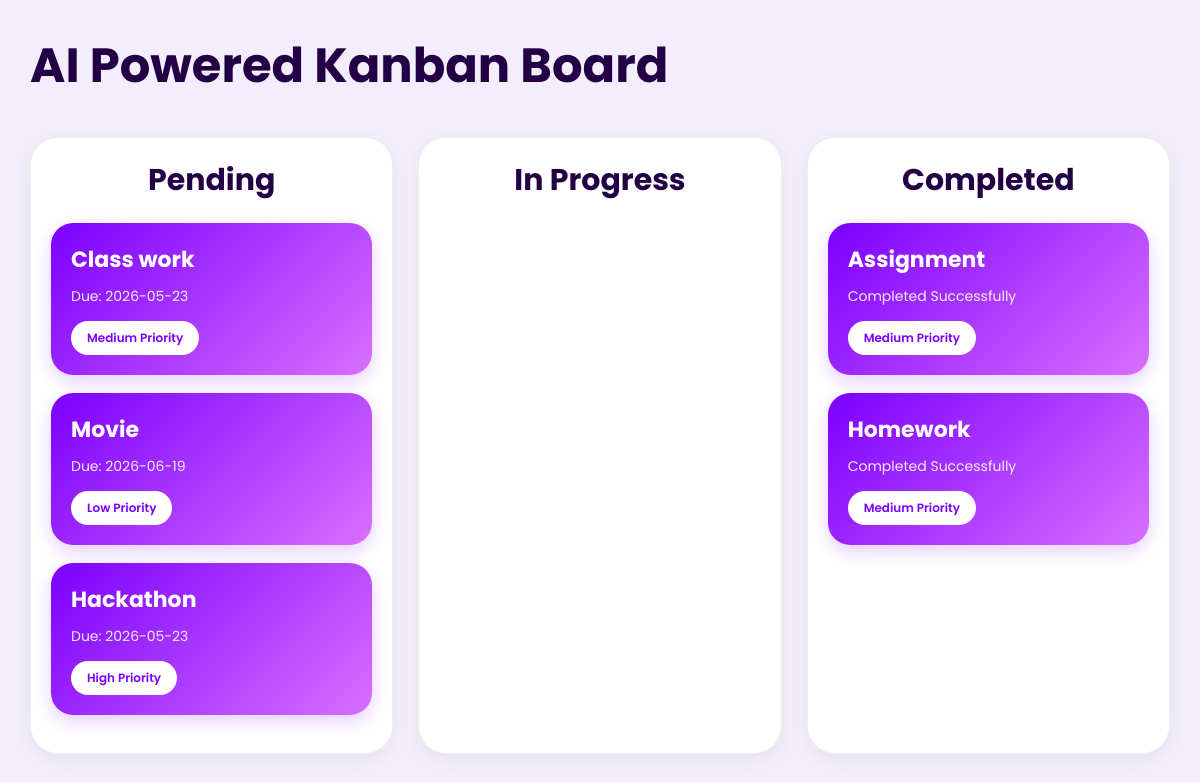
/kanban (signed in), run on the app's committed database.
### tables this page shows
CREATE TABLE tasks (

        id INTEGER PRIMARY KEY AUTOINCREMENT,

        task_name TEXT NOT NULL,

        due_date TEXT,

        status TEXT DEFAULT 'Pending',

        priority TEXT DEFAULT 'Medium',

        stage TEXT DEFAULT 'Pending'

    );

### app.py (the view)
@app.route('/kanban')
def kanban():
    if 'user' not in session:
        return redirect('/')
    conn = sqlite3.connect('database.db')
    cursor = conn.cursor()
    cursor.execute(
        "SELECT * FROM tasks WHERE stage='Pending'"
    )
    pending_tasks = cursor.fetchall()
    cursor.execute(
        "SELECT * FROM tasks WHERE stage='In Progress'"
    )
    progress_tasks = cursor.fetchall()
    cursor.execute(
        "SELECT * FROM tasks WHERE stage='Completed'"
    )
    completed_tasks = cursor.fetchall()
    conn.close()
    return render_template(
        'kanban.html',
        pending_tasks=pending_tasks,
        progress_tasks=progress_tasks,
        completed_tasks=completed_tasks
    )

### templates/kanban.html (shortened to what this page needs)
<!DOCTYPE html>
<html lang="en">
<head>
</head>
<body>
    <h1>
        AI Powered Kanban Board
    </h1>
    <div class="board">
        <div class="column"
            data-stage="Pending">
            <h2>Pending</h2>
            {% for task in pending_tasks %}
            <div class="task"
                draggable="true"
                data-id="{{ task[0] }}">
                <h3>{{ task[1] }}</h3>
                <p>
                    Due: {{ task[2] }}
                </p>
                <div class="priority">
                    {{ task[4] }} Priority
                </div>
            </div>
            {% endfor %}
        </div>
        <div class="column"
            data-stage="In Progress">
            <h2>In Progress</h2>
        </div>
        <div class="column"
            data-stage="Completed">
            <h2>Completed</h2>
            {% for task in completed_tasks %}
            <div class="task"
                draggable="true"
                data-id="{{ task[0] }}">
                <h3>{{ task[1] }}</h3>
                <p>
                    Completed Successfully
                </p>
                <div class="priority">
                    {{ task[4] }} Priority
                </div>
            </div>
            {% endfor %}
        </div>
    </div>
</body>
</html>

### templates/kanban.html (style rules this page uses)
* { margin:0; padding:0; box-sizing:border-box; font-family:'Poppins',sans-serif; }
body { min-height:100vh; background:#f3eefc; padding:30px; }
h1 { color:#230046; font-size:48px; margin-bottom:35px; font-weight:700; }
.board { display:grid; grid-template-columns: repeat(3,1fr); gap:25px; }
.column { background:white; border-radius:28px; padding:20px; min-height:600px; box-shadow: 0 5px 20px rgba(0,0,0,0.06); border: 1px solid #eee; }
.column h2 { color:#230046; margin-bottom:20px; font-size:30px; text-align:center; font-weight:700; }
.task { background: linear-gradient( 135deg, #7b00ff, #d96fff ); border-radius:22px; padding:20px; margin-bottom:18px; cursor:grab; transition:0.3s; color:white; box-shadow: 0 6px 18px rgba(123,0,255,0.2); }
.task h3 { font-size:22px; margin-bottom:10px; }
.task p { font-size:14px; opacity:0.9; margin-bottom:14px; }
.priority { display:inline-block; padding:8px 16px; border-radius:30px; font-size:12px; font-weight:600; background:white; color:#7b00ff; }

### data on the page
tasks: task_name "Class work", due_date "2026-05-23", priority "Medium"
tasks: task_name "Movie", due_date "2026-06-19", priority "Low"
tasks: task_name "Hackathon", due_date "2026-05-23", priority "High"
tasks: task_name "Assignment", priority "Medium"
tasks: task_name "Homework", priority "Medium"
